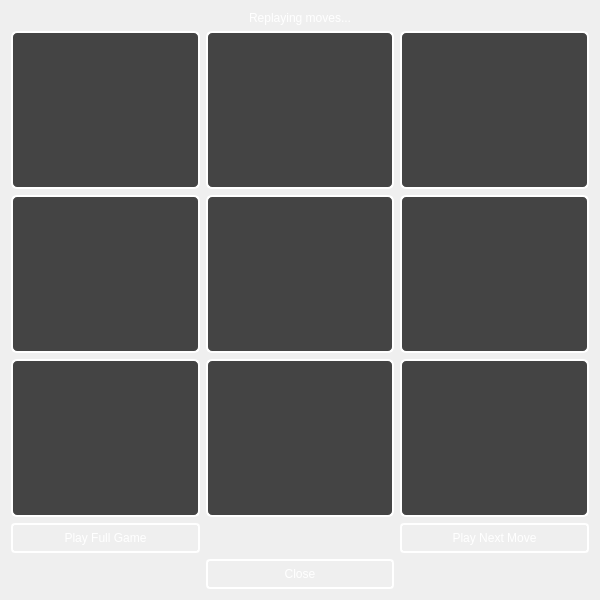
<?xml version="1.0" encoding="UTF-8"?>
<ui version="4.0">
 <class>ReplayWindow</class>
 <widget class="QWidget" name="ReplayWindow">
  <property name="geometry">
   <rect>
    <x>0</x>
    <y>0</y>
    <width>600</width>
    <height>600</height>
   </rect>
  </property>
  <property name="windowTitle">
   <string>Form</string>
  </property>
  <property name="styleSheet">
   <string notr="true">QWidget {
	border-image: url(:/img/img/dark_blue.jpg) 0 0 0 0 stretch stretch;
    background-repeat: no-repeat;
    background-position: center;
}

</string>
  </property>
  <layout class="QVBoxLayout" name="verticalLayout_2">
   <item>
    <layout class="QVBoxLayout" name="verticalLayout">
     <item>
      <widget class="QLabel" name="label">
       <property name="styleSheet">
        <string notr="true">QLabel {
    color: white;
}
</string>
       </property>
       <property name="text">
        <string>Replaying moves...</string>
       </property>
       <property name="alignment">
        <set>Qt::AlignmentFlag::AlignCenter</set>
       </property>
      </widget>
     </item>
     <item>
      <layout class="QGridLayout" name="gridLayout">
       <item row="1" column="1">
        <widget class="QPushButton" name="cell11">
         <property name="sizePolicy">
          <sizepolicy hsizetype="Expanding" vsizetype="Expanding">
           <horstretch>0</horstretch>
           <verstretch>0</verstretch>
          </sizepolicy>
         </property>
         <property name="minimumSize">
          <size>
           <width>80</width>
           <height>80</height>
          </size>
         </property>
         <property name="styleSheet">
          <string notr="true">QPushButton {
	
    border-image: url(:/img/img/piece_5.png) 0 0 0 0 stretch stretch;
    background-repeat: no-repeat;
    background-position: center;

    color: white;
    border: 2px solid white;     /* white border */
    padding: 6px;
    border-radius: 4px;

    font-size: 64px;
    font-weight: bold;
    color: white;
    background-color: #444444;
    border: 2px solid white;
    border-radius: 6px;
    text-align: center;
}

QPushButton:hover {
    background-color: #666666;
}

QPushButton:pressed {
    background-color: #333333;
}</string>
         </property>
         <property name="text">
          <string/>
         </property>
        </widget>
       </item>
       <item row="0" column="2">
        <widget class="QPushButton" name="cell02">
         <property name="sizePolicy">
          <sizepolicy hsizetype="Expanding" vsizetype="Expanding">
           <horstretch>0</horstretch>
           <verstretch>0</verstretch>
          </sizepolicy>
         </property>
         <property name="minimumSize">
          <size>
           <width>80</width>
           <height>80</height>
          </size>
         </property>
         <property name="styleSheet">
          <string notr="true">QPushButton {
	
    border-image: url(:/img/img/piece_3.png) 0 0 0 0 stretch stretch;
    background-repeat: no-repeat;
    background-position: center;

    color: white;
    border: 2px solid white;     /* white border */
    padding: 6px;
    border-radius: 4px;

    font-size: 64px;
    font-weight: bold;
    color: white;
    background-color: #444444;
    border: 2px solid white;
    border-radius: 6px;
    text-align: center;
}

QPushButton:hover {
    background-color: #666666;
}

QPushButton:pressed {
    background-color: #333333;
}</string>
         </property>
         <property name="text">
          <string/>
         </property>
        </widget>
       </item>
       <item row="2" column="1">
        <widget class="QPushButton" name="cell21">
         <property name="sizePolicy">
          <sizepolicy hsizetype="Expanding" vsizetype="Expanding">
           <horstretch>0</horstretch>
           <verstretch>0</verstretch>
          </sizepolicy>
         </property>
         <property name="minimumSize">
          <size>
           <width>80</width>
           <height>80</height>
          </size>
         </property>
         <property name="styleSheet">
          <string notr="true">QPushButton {
	
    border-image: url(:/img/img/piece_8.png) 0 0 0 0 stretch stretch;
    background-repeat: no-repeat;
    background-position: center;

    color: white;
    border: 2px solid white;     /* white border */
    padding: 6px;
    border-radius: 4px;

    font-size: 64px;
    font-weight: bold;
    color: white;
    background-color: #444444;
    border: 2px solid white;
    border-radius: 6px;
    text-align: center;
}

QPushButton:hover {
    background-color: #666666;
}

QPushButton:pressed {
    background-color: #333333;
}</string>
         </property>
         <property name="text">
          <string/>
         </property>
        </widget>
       </item>
       <item row="4" column="0">
        <widget class="QPushButton" name="playAllButton">
         <property name="styleSheet">
          <string notr="true">QPushButton {
	
    border-image: url(:/img/img/HomePage.png) 0 0 0 0 stretch stretch;
    background-repeat: no-repeat;
    background-position: center;

    color: white;
    border: 2px solid white;     /* white border */
    padding: 6px;
    border-radius: 4px;
}

QPushButton:hover {
    background-color: #666666;
}

QPushButton:pressed {
    background-color: #333333;
}
</string>
         </property>
         <property name="text">
          <string>Play Full Game</string>
         </property>
        </widget>
       </item>
       <item row="2" column="0">
        <widget class="QPushButton" name="cell20">
         <property name="sizePolicy">
          <sizepolicy hsizetype="Expanding" vsizetype="Expanding">
           <horstretch>0</horstretch>
           <verstretch>0</verstretch>
          </sizepolicy>
         </property>
         <property name="minimumSize">
          <size>
           <width>80</width>
           <height>80</height>
          </size>
         </property>
         <property name="styleSheet">
          <string notr="true">QPushButton {
	
    border-image: url(:/img/img/piece_7.png) 0 0 0 0 stretch stretch;
    background-repeat: no-repeat;
    background-position: center;

    color: white;
    border: 2px solid white;     /* white border */
    padding: 6px;
    border-radius: 4px;

    font-size: 64px;
    font-weight: bold;
    color: white;
    background-color: #444444;
    border: 2px solid white;
    border-radius: 6px;
    text-align: center;
}

QPushButton:hover {
    background-color: #666666;
}

QPushButton:pressed {
    background-color: #333333;
}</string>
         </property>
         <property name="text">
          <string/>
         </property>
        </widget>
       </item>
       <item row="1" column="0">
        <widget class="QPushButton" name="cell10">
         <property name="sizePolicy">
          <sizepolicy hsizetype="Expanding" vsizetype="Expanding">
           <horstretch>0</horstretch>
           <verstretch>0</verstretch>
          </sizepolicy>
         </property>
         <property name="minimumSize">
          <size>
           <width>80</width>
           <height>80</height>
          </size>
         </property>
         <property name="styleSheet">
          <string notr="true">QPushButton {
	
    border-image: url(:/img/img/piece_4.png) 0 0 0 0 stretch stretch;
    background-repeat: no-repeat;
    background-position: center;

    color: white;
    border: 2px solid white;     /* white border */
    padding: 6px;
    border-radius: 4px;

    font-size: 64px;
    font-weight: bold;
    color: white;
    background-color: #444444;
    border: 2px solid white;
    border-radius: 6px;
    text-align: center;
}

QPushButton:hover {
    background-color: #666666;
}

QPushButton:pressed {
    background-color: #333333;
}</string>
         </property>
         <property name="text">
          <string/>
         </property>
        </widget>
       </item>
       <item row="0" column="0">
        <widget class="QPushButton" name="cell00">
         <property name="sizePolicy">
          <sizepolicy hsizetype="Expanding" vsizetype="Expanding">
           <horstretch>0</horstretch>
           <verstretch>0</verstretch>
          </sizepolicy>
         </property>
         <property name="minimumSize">
          <size>
           <width>80</width>
           <height>80</height>
          </size>
         </property>
         <property name="styleSheet">
          <string notr="true">QPushButton {
	
    border-image: url(:/img/img/piece_1.png) 0 0 0 0 stretch stretch;
    background-repeat: no-repeat;
    background-position: center;

    color: white;
    border: 2px solid white;     /* white border */
    padding: 6px;
    border-radius: 4px;

    font-size: 64px;
    font-weight: bold;
    color: white;
    background-color: #444444;
    border: 2px solid white;
    border-radius: 6px;
    text-align: center;
}

QPushButton:hover {
    background-color: #666666;
}

QPushButton:pressed {
    background-color: #333333;
}</string>
         </property>
         <property name="text">
          <string/>
         </property>
        </widget>
       </item>
       <item row="1" column="2">
        <widget class="QPushButton" name="cell12">
         <property name="sizePolicy">
          <sizepolicy hsizetype="Expanding" vsizetype="Expanding">
           <horstretch>0</horstretch>
           <verstretch>0</verstretch>
          </sizepolicy>
         </property>
         <property name="minimumSize">
          <size>
           <width>80</width>
           <height>80</height>
          </size>
         </property>
         <property name="styleSheet">
          <string notr="true">QPushButton {
	
    border-image: url(:/img/img/piece_6.png) 0 0 0 0 stretch stretch;
    background-repeat: no-repeat;
    background-position: center;

    color: white;
    border: 2px solid white;     /* white border */
    padding: 6px;
    border-radius: 4px;

    font-size: 64px;
    font-weight: bold;
    color: white;
    background-color: #444444;
    border: 2px solid white;
    border-radius: 6px;
    text-align: center;
}

QPushButton:hover {
    background-color: #666666;
}

QPushButton:pressed {
    background-color: #333333;
}</string>
         </property>
         <property name="text">
          <string/>
         </property>
        </widget>
       </item>
       <item row="4" column="2">
        <widget class="QPushButton" name="nextMoveButton">
         <property name="styleSheet">
          <string notr="true">QPushButton {
	
    border-image: url(:/img/img/HomePage.png) 0 0 0 0 stretch stretch;
    background-repeat: no-repeat;
    background-position: center;

    color: white;
    border: 2px solid white;     /* white border */
    padding: 6px;
    border-radius: 4px;
}

QPushButton:hover {
    background-color: #666666;
}

QPushButton:pressed {
    background-color: #333333;
}
</string>
         </property>
         <property name="text">
          <string>Play Next Move</string>
         </property>
        </widget>
       </item>
       <item row="0" column="1">
        <widget class="QPushButton" name="cell01">
         <property name="sizePolicy">
          <sizepolicy hsizetype="Expanding" vsizetype="Expanding">
           <horstretch>0</horstretch>
           <verstretch>0</verstretch>
          </sizepolicy>
         </property>
         <property name="minimumSize">
          <size>
           <width>80</width>
           <height>80</height>
          </size>
         </property>
         <property name="styleSheet">
          <string notr="true">QPushButton {
	
    border-image: url(:/img/img/piece_2.png) 0 0 0 0 stretch stretch;
    background-repeat: no-repeat;
    background-position: center;

    color: white;
    border: 2px solid white;     /* white border */
    padding: 6px;
    border-radius: 4px;

    font-size: 64px;
    font-weight: bold;
    color: white;
    background-color: #444444;
    border: 2px solid white;
    border-radius: 6px;
    text-align: center;
}

QPushButton:hover {
    background-color: #666666;
}

QPushButton:pressed {
    background-color: #333333;
}</string>
         </property>
         <property name="text">
          <string/>
         </property>
        </widget>
       </item>
       <item row="2" column="2">
        <widget class="QPushButton" name="cell22">
         <property name="sizePolicy">
          <sizepolicy hsizetype="Expanding" vsizetype="Expanding">
           <horstretch>0</horstretch>
           <verstretch>0</verstretch>
          </sizepolicy>
         </property>
         <property name="minimumSize">
          <size>
           <width>80</width>
           <height>80</height>
          </size>
         </property>
         <property name="styleSheet">
          <string notr="true">QPushButton {
	
    border-image: url(:/img/img/piece_9.png) 0 0 0 0 stretch stretch;
    background-repeat: no-repeat;
    background-position: center;

    color: white;
    border: 2px solid white;     /* white border */
    padding: 6px;
    border-radius: 4px;

    font-size: 64px;
    font-weight: bold;
    color: white;
    background-color: #444444;
    border: 2px solid white;
    border-radius: 6px;
    text-align: center;
}

QPushButton:hover {
    background-color: #666666;
}

QPushButton:pressed {
    background-color: #333333;
}</string>
         </property>
         <property name="text">
          <string/>
         </property>
        </widget>
       </item>
       <item row="5" column="1">
        <widget class="QPushButton" name="closeButton">
         <property name="styleSheet">
          <string notr="true">QPushButton {
	
    border-image: url(:/img/img/HomePage.png) 0 0 0 0 stretch stretch;
    background-repeat: no-repeat;
    background-position: center;

    color: white;
    border: 2px solid white;     /* white border */
    padding: 6px;
    border-radius: 4px;
}

QPushButton:hover {
    background-color: #666666;
}

QPushButton:pressed {
    background-color: #333333;
}
</string>
         </property>
         <property name="text">
          <string>Close</string>
         </property>
        </widget>
       </item>
      </layout>
     </item>
    </layout>
   </item>
  </layout>
 </widget>
 <resources/>
 <connections/>
</ui>
